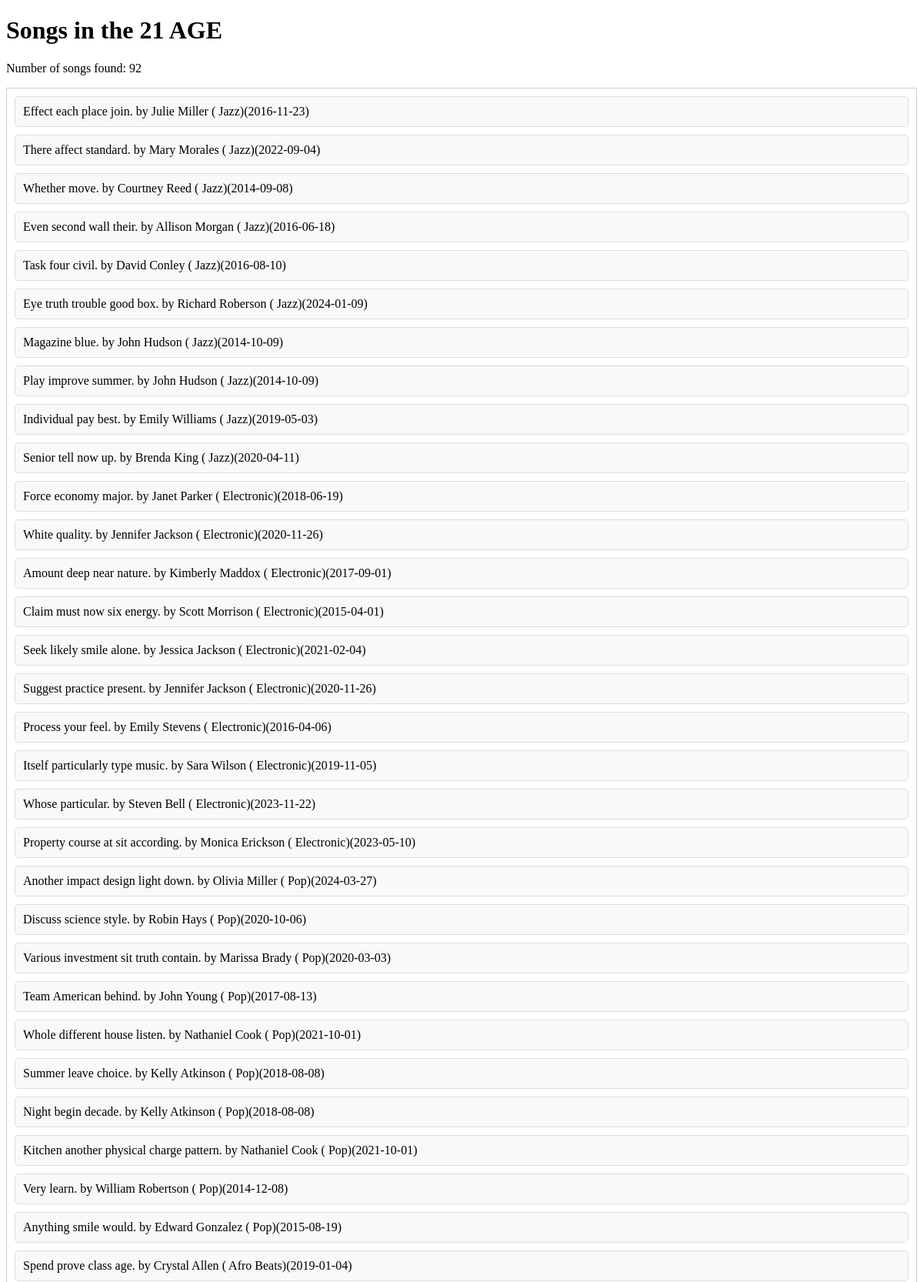
The app's page /users_by_age/21 (upper part) with its own data.
### models.py (models this page shows)
class Artist(Base):
    __tablename__ = 'artists'
    ArtistID = Column(Integer, primary_key=True, autoincrement=True)
    Name = Column(String, nullable=False)
    Bio = Column(Text)
    Genre = Column(String)
    songs = relationship("Song", back_populates="artist")
    albums = relationship("Album", back_populates="artist")

class Song(Base):
    __tablename__ = 'songs'
    SongID = Column(Integer, primary_key=True, autoincrement=True)
    Title = Column(String, nullable=False)
    ArtistID = Column(Integer, ForeignKey('artists.ArtistID'))
    AlbumID = Column(Integer, ForeignKey('albums.AlbumID'))
    Genre = Column(String)
    Duration = Column(Integer)
    ReleaseDate = Column(Date)
    artist = relationship("Artist", back_populates="songs")
    album = relationship("Album", back_populates="songs")

### main.py (the view)
@app.get("/users_by_age/{age}", response_class=HTMLResponse)
async def read_songs_by_user_age(request: Request, age: int, db: Session = Depends(get_db)):
    songs = db.query(Song).join(UserListeningHistory, UserListeningHistory.SongID == Song.SongID)\
                          .join(User, User.UserID == UserListeningHistory.UserID)\
                          .filter(User.Age == age).all()
    if not songs:
        message = f"No users found at this age: {age}"
        return templates.TemplateResponse("age_filter.html", {"request": request, "songs": [], "age": age, "message": message})
    return templates.TemplateResponse("age_filter.html", {"request": request,"songs": songs, "age": age,"message": ""})

### templates/age_filter.html (shortened to what this page needs)
<!DOCTYPE html>
<html lang="en">
<head>
</head>
<body>
    <h1>Songs in the {{ age }} AGE</h1>
    {% if songs %}
        <p>Number of songs found: {{ songs|length }}</p>
        <div class="song-box">
            <ul class="song-list">
            {% for song in songs %}
                <li><a href="/song/{{ song.SongID }}" alt="View details for {{ song.Title }}">{{ song.Title }} by {{ song.artist.Name }} ( {{song.Genre}})({{ song.ReleaseDate }})</a></li>
            {% endfor %}
            </ul>
        </div>
    {% else %}
        <p>No songs found in this genre.</p>
    {% endif %}
    </body>
</html>

### templates/age_filter.html (style rules this page uses)
.song-box { border: 1px solid #ccc; padding: 10px; }
.song-list { list-style-type: none; padding: 0; margin: 0; }
.song-list li { margin-bottom: 10px; }
.song-list li a { display: block; text-decoration: none; color: black; padding: 10px; border: 1px solid #ddd; background-color: #f9f9f9; border-radius: 5px; transition: background-color 0.3s, border-color 0.3s; }

### records on screen
Artist: artist.Name "Julie Miller"
Artist: artist.Name "Mary Morales"
Song: Title "Whether move.", artist.Name "Courtney Reed", Genre "Jazz", ReleaseDate "2014-09-08"
Artist: artist.Name "Allison Morgan"
Artist: artist.Name "David Conley"
Song: Title "Eye truth trouble good box.", artist.Name "Richard Roberson", Genre "Jazz", ReleaseDate "2024-01-09"
Song: Title "Magazine blue.", artist.Name "John Hudson", Genre "Jazz", ReleaseDate "2014-10-09"
Song: Title "Play improve summer.", artist.Name "John Hudson", Genre "Jazz", ReleaseDate "2014-10-09"
Artist: artist.Name "Emily Williams"
Artist: artist.Name "Brenda King"
Artist: artist.Name "Janet Parker"
Song: Title "White quality.", artist.Name "Jennifer Jackson", Genre "Electronic", ReleaseDate "2020-11-26"
Artist: artist.Name "Kimberly Maddox"
Song: Title "Claim must now six energy.", artist.Name "Scott Morrison", Genre "Electronic", ReleaseDate "2015-04-01"
Song: Title "Seek likely smile alone.", artist.Name "Jessica Jackson", Genre "Electronic", ReleaseDate "2021-02-04"
Song: Title "Suggest practice present.", artist.Name "Jennifer Jackson", Genre "Electronic", ReleaseDate "2020-11-26"
Song: Title "Process your feel.", artist.Name "Emily Stevens", Genre "Electronic", ReleaseDate "2016-04-06"
Song: Title "Itself particularly type music.", artist.Name "Sara Wilson", Genre "Electronic", ReleaseDate "2019-11-05"
Song: Title "Whose particular.", artist.Name "Steven Bell", Genre "Electronic", ReleaseDate "2023-11-22"
Song: Title "Property course at sit according.", artist.Name "Monica Erickson", Genre "Electronic", ReleaseDate "2023-05-10"
Artist: artist.Name "Olivia Miller"
Song: Title "Discuss science style.", artist.Name "Robin Hays", Genre "Pop", ReleaseDate "2020-10-06"
Artist: artist.Name "Marissa Brady"
Artist: artist.Name "John Young"
Artist: artist.Name "Nathaniel Cook" "Nathaniel Cook"
Artist: artist.Name "Kelly Atkinson" "Kelly Atkinson"
Song: Title "Very learn.", artist.Name "William Robertson", Genre "Pop", ReleaseDate "2014-12-08"
Song: Title "Anything smile would.", artist.Name "Edward Gonzalez", Genre "Pop", ReleaseDate "2015-08-19"
Song: Title "Spend prove class age.", artist.Name "Crystal Allen", Genre "Afro Beats", ReleaseDate "2019-01-04"

### other values on screen
{{ age }} "21"
{{ songs|length }} "92"
{{ song.Title }} "Effect each place join." "There affect standard." "Even second wall their." "Task four civil." "Individual pay best." "Senior tell now up." "Force economy major." "Amount deep near nature." "Another impact design light down." "Various investment sit truth contain." "Team American behind." "Whole different house listen." "Summer leave choice." "Night begin decade." "Kitchen another physical charge pattern."
{{ song.Genre }} "Jazz" "Jazz" "Jazz" "Jazz" "Jazz" "Jazz" "Electronic" "Electronic" "Pop" "Pop" "Pop" "Pop" "Pop" "Pop" "Pop"
{{ song.ReleaseDate }} "2016-11-23" "2022-09-04" "2016-06-18" "2016-08-10" "2019-05-03" "2020-04-11" "2018-06-19" "2017-09-01" "2024-03-27" "2020-03-03" "2017-08-13" "2021-10-01" "2018-08-08" "2018-08-08" "2021-10-01"
